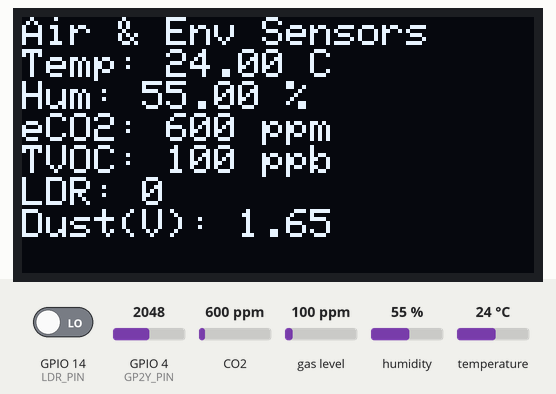
The sketch below on a simulated ESP32-C6. Shown: 128×64 one-colour display. Inputs (shaded band) come from the test bench; at power-on: CO2 600 ppm, GPIO 4 (GP2Y_PIN) = 2048, GPIO 14 (LDR_PIN) LOW, gas level 100 ppm, humidity 55 %, temperature 24 °C. What the sketch prints to the serial monitor is not drawn.

Above: at 1.2 s.
1.3 s: CO2 set to 452 ppm
At 3.4 s:
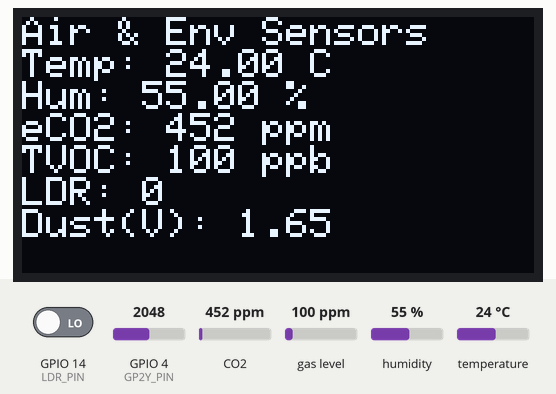
3.7 s: GPIO 4 (GP2Y_PIN) set to 2866
At 5.5 s:
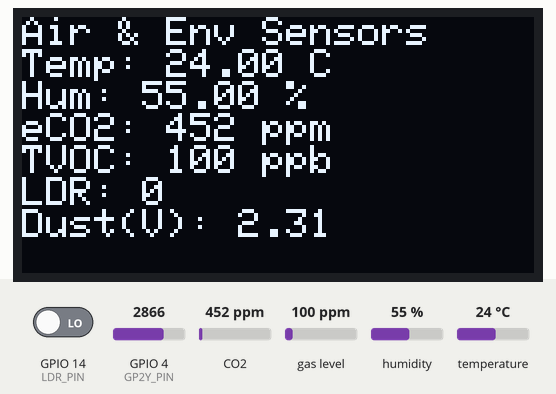
5.9 s: GPIO 14 (LDR_PIN) driven HIGH
At 7.3 s:
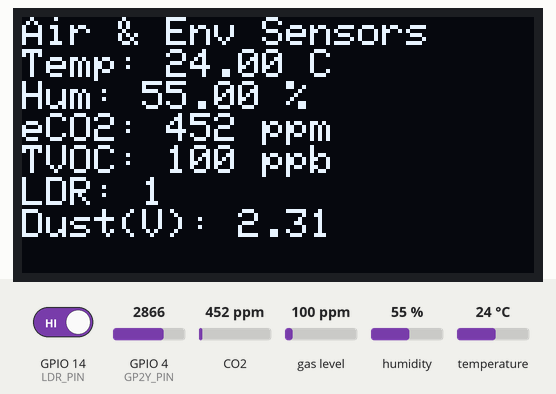
8.0 s: gas level set to 20 ppm
At 9.2 s:
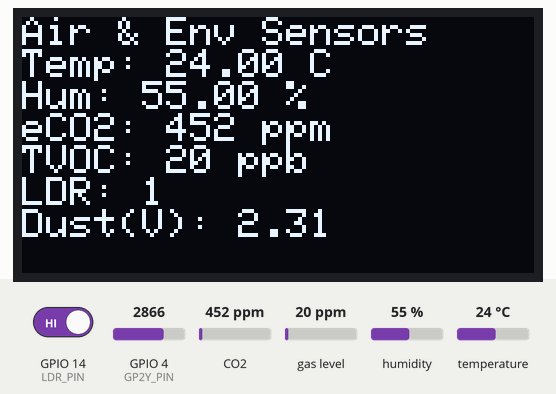
10.1 s: humidity set to 22 %
At 12.0 s:
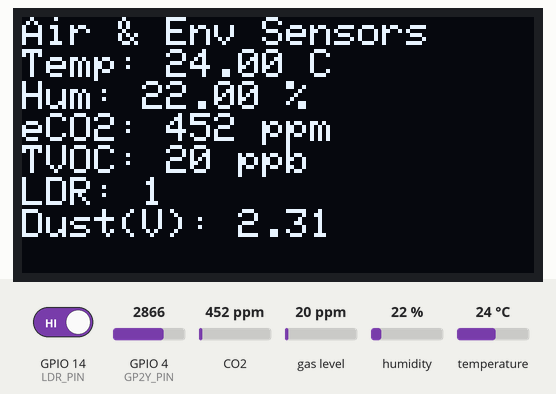
12.3 s: GPIO 4 (GP2Y_PIN) set to 3972
At 14.1 s:
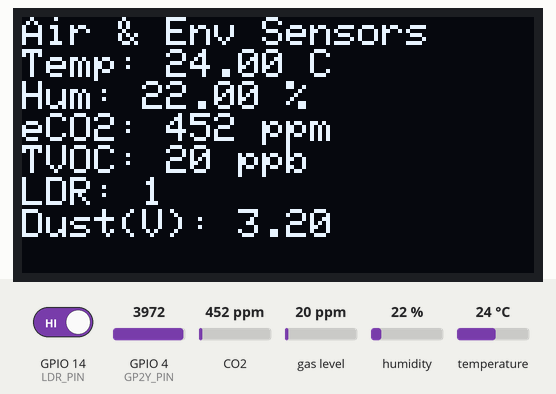
Timing chart, 0 to 15.4 s (numbered marks = the images above; inputs shaded):
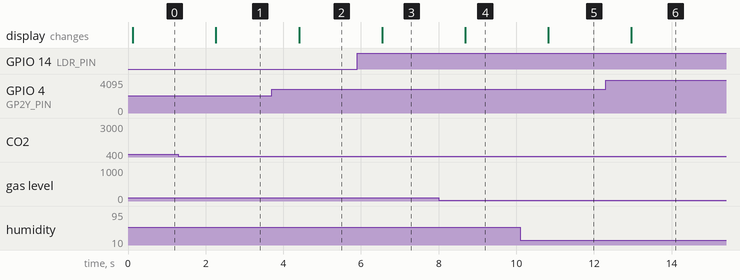

Measured:
- after the input at 1.3 s, the display: changes after 0.97 s (image 1)
- after the input at 3.7 s, the display: changes after 0.70 s (image 2)
- after the input at 5.9 s, the display: changes after 0.64 s (image 3)
- after the input at 8.0 s, the display: changes after 0.68 s (image 4)
- after the input at 10.1 s, the display: changes after 0.72 s (image 5)
- after the input at 12.3 s, the display: changes after 0.66 s (image 6)

The sketch:

Test_ccs811.ino
```cpp
//#include <Wire.h>
//#include <Adafruit_CCS811.h>
//#include <Adafruit_SSD1306.h>
//#include <Adafruit_SHT31.h>
//
//// OLED 128x64
//#define SCREEN_WIDTH 128
//#define SCREEN_HEIGHT 64
//#define OLED_ADDR 0x3C
//Adafruit_SSD1306 display(SCREEN_WIDTH, SCREEN_HEIGHT, &Wire);
//
//// CCS811
//Adafruit_CCS811 ccs;
//
//// SHT30
//Adafruit_SHT31 sht30 = Adafruit_SHT31();
//
//// LDR digital
//#define LDR_PIN 14
//
//void setup() {
//  Serial.begin(115200);
//  Wire.begin(5, 6);  // ESP32-C6: SDA=5, SCL=6
//
//  // OLED
//  if(!display.begin(SSD1306_SWITCHCAPVCC, OLED_ADDR)) {
//    Serial.println("OLED not found!");
//    while(1);
//  }
//  display.clearDisplay();
//  display.setTextSize(1);
//  display.setTextColor(SSD1306_WHITE);
//  display.setCursor(0,0);
//  display.println("Starting Sensors...");
//  display.display();
//
//  // CCS811
//  if(!ccs.begin()){
//    Serial.println("CCS811 not found!");
//    display.println("CCS811 not found!");
//    display.display();
//    while(1);
//  }
//  while(!ccs.available()); // chờ sensor ổn định
//
//  // SHT30
//  if(!sht30.begin(0x44)){
//    Serial.println("SHT30 not found!");
//    display.println("SHT30 not found!");
//    display.display();
//    while(1);
//  }
//
//  // LDR
//  pinMode(LDR_PIN, INPUT);
//}
//
//void loop() {
//  int ldrValue = digitalRead(LDR_PIN);
//
//  float temp = sht30.readTemperature();
//  float hum = sht30.readHumidity();
//
//  if(ccs.available()){
//    if(!ccs.readData()){
//      int eco2 = ccs.geteCO2();
//      int tvoc = ccs.getTVOC();
//
//      Serial.print("Temp: "); Serial.print(temp); Serial.print(" C, ");
//      Serial.print("Hum: "); Serial.print(hum); Serial.print(" %, ");
//      Serial.print("eCO2: "); Serial.print(eco2); Serial.print(" ppm, ");
//      Serial.print("TVOC: "); Serial.print(tvoc); Serial.print(" ppb, ");
//      Serial.print("LDR: "); Serial.println(ldrValue);
//
//      // OLED hiển thị
//      display.clearDisplay();
//      display.setCursor(0,0);
//      display.println("Air & Env Sensors");
//      display.print("Temp: "); display.print(temp); display.println(" C");
//      display.print("Hum: "); display.print(hum); display.println(" %");
//      display.print("eCO2: "); display.print(eco2); display.println(" ppm");
//      display.print("TVOC: "); display.print(tvoc); display.println(" ppb");
//      display.print("LDR: "); display.println(ldrValue);
//      display.display();
//    } else {
//      Serial.println("CCS811 read error");
//    }
//  }
//
//  delay(1000); // mỗi giây đọc 1 lần
//}
//====================================


#include <Wire.h>
#include <Adafruit_CCS811.h>
#include <Adafruit_SSD1306.h>
#include <Adafruit_SHT31.h>

// OLED 128x64
#define SCREEN_WIDTH 128
#define SCREEN_HEIGHT 64
#define OLED_ADDR 0x3C
Adafruit_SSD1306 display(SCREEN_WIDTH, SCREEN_HEIGHT, &Wire);

// CCS811
Adafruit_CCS811 ccs;

// SHT30
Adafruit_SHT31 sht30 = Adafruit_SHT31();

// LDR digital
#define LDR_PIN 14

// GP2Y Dust sensor (analog)
#define GP2Y_PIN 4

void setup() {
  Serial.begin(115200);
  Wire.begin(5, 6);  // ESP32-C6: SDA=5, SCL=6

  // OLED
  if(!display.begin(SSD1306_SWITCHCAPVCC, OLED_ADDR)) {
    Serial.println("OLED not found!");
    while(1);
  }
  display.clearDisplay();
  display.setTextSize(1);
  display.setTextColor(SSD1306_WHITE);
  display.setCursor(0,0);
  display.println("Starting Sensors...");
  display.display();

  // CCS811
  if(!ccs.begin()){
    Serial.println("CCS811 not found!");
    display.println("CCS811 not found!");
    display.display();
    while(1);
  }
  while(!ccs.available()); // chờ sensor ổn định

  // SHT30
  if(!sht30.begin(0x44)){
    Serial.println("SHT30 not found!");
    display.println("SHT30 not found!");
    display.display();
    while(1);
  }

  // LDR
  pinMode(LDR_PIN, INPUT);

  // GP2Y
  pinMode(GP2Y_PIN, INPUT);
}

void loop() {
  int ldrValue = digitalRead(LDR_PIN);
  int dustRaw = analogRead(GP2Y_PIN); // đọc giá trị bụi (0-4095)
  float dustVoltage = dustRaw * (3.3 / 4095.0); // chuyển sang điện áp

  float temp = sht30.readTemperature();
  float hum = sht30.readHumidity();

  if(ccs.available()){
    if(!ccs.readData()){
      int eco2 = ccs.geteCO2();
      int tvoc = ccs.getTVOC();

      Serial.print("Temp: "); Serial.print(temp); Serial.print(" C, ");
      Serial.print("Hum: "); Serial.print(hum); Serial.print(" %, ");
      Serial.print("eCO2: "); Serial.print(eco2); Serial.print(" ppm, ");
      Serial.print("TVOC: "); Serial.print(tvoc); Serial.print(" ppb, ");
      Serial.print("LDR: "); Serial.print(ldrValue);
      Serial.print(", Dust Raw: "); Serial.print(dustRaw);
      Serial.print(", Voltage: "); Serial.println(dustVoltage);

      // OLED hiển thị
      display.clearDisplay();
      display.setCursor(0,0);
      display.println("Air & Env Sensors");
      display.print("Temp: "); display.print(temp); display.println(" C");
      display.print("Hum: "); display.print(hum); display.println(" %");
      display.print("eCO2: "); display.print(eco2); display.println(" ppm");
      display.print("TVOC: "); display.print(tvoc); display.println(" ppb");
      display.print("LDR: "); display.println(ldrValue);
      display.print("Dust(V): "); display.println(dustVoltage, 2);
      display.display();
    } else {
      Serial.println("CCS811 read error");
    }
  }

  delay(1000); // mỗi giây đọc 1 lần
}
```
